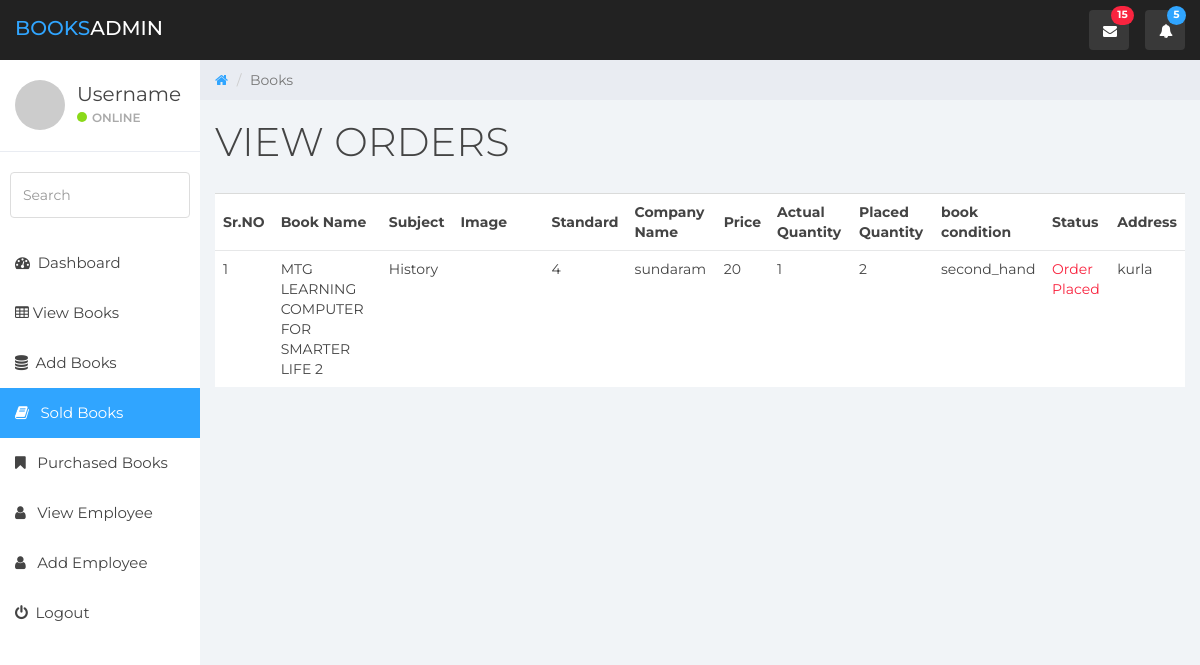
Before: /books.php?source=view_orders (signed in) with the older database file.
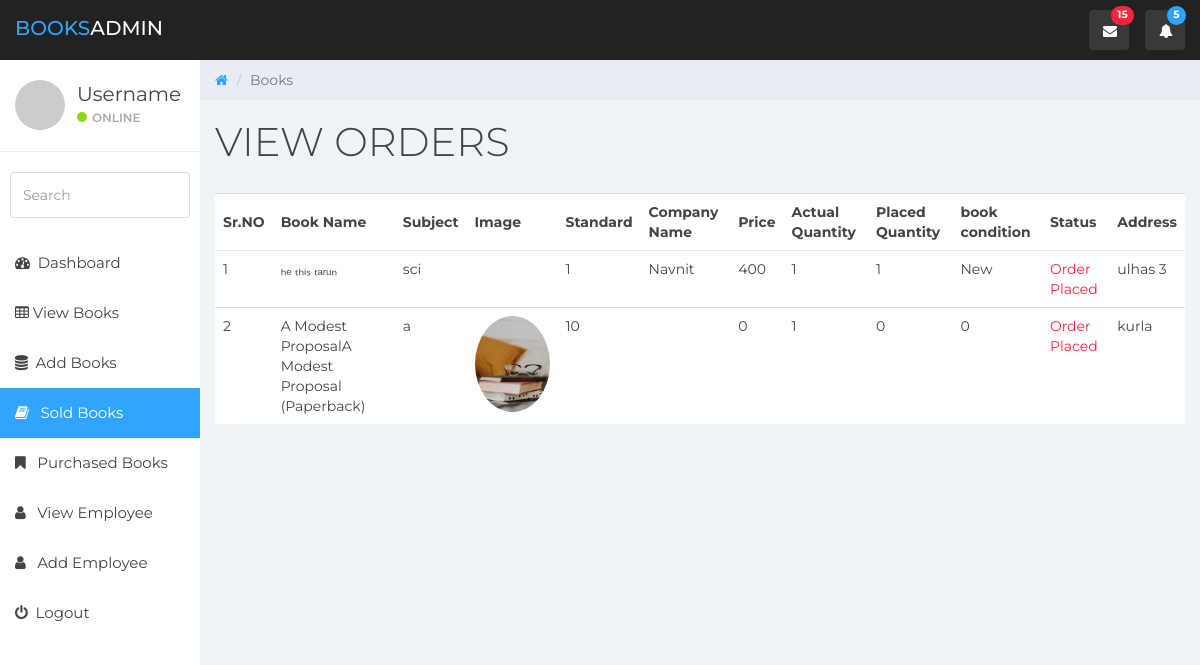
After: the same page with the newer database file.
### tables this page shows
CREATE TABLE `placed_orders` (
  `id` int(11) NOT NULL,
  `buyer_user` int(11) NOT NULL,
  `seller_user` int(11) NOT NULL,
  `placed_quantity` int(11) NOT NULL,
  `book_id` int(11) NOT NULL,
  `status` varchar(255) NOT NULL,
  `address` text NOT NULL
);

CREATE TABLE `books` (
  `id` int(11) NOT NULL,
  `book_name` varchar(255) NOT NULL,
  `description` text NOT NULL,
  `subject` varchar(255) NOT NULL,
  `standard` int(11) NOT NULL,
  `company_name` varchar(255) NOT NULL,
  `state` varchar(255) NOT NULL,
  `price` int(11) NOT NULL,
  `user_id` int(11) NOT NULL,
  `quantity` int(11) NOT NULL,
  `image` varchar(255) NOT NULL,
  `donation` tinyint(1) NOT NULL
);

### pages/view_all_orders.php (the view, shortened to what this page needs)
<div class="container-fluid border-top">
    <div class="row">
        <div class="table-responsive">
            <table class="table table-hover">
                <thead>
                <tr>
                    <th>Sr.NO</th>
                    <th>Book Name</th>
                    <th>Subject</th>
                    <th>Image</th>
                    <th>Standard</th>
                    <th>Company Name</th>
                    <th>Price</th>
                    <th>Actual Quantity</th>
                    <th>Placed Quantity</th>
                    <th>book condition</th>
                    <th>Status</th>
                    <th>Address</th>
                </tr>
                </thead>
                <tbody>
                <?php
                include_once ("includes/connection.php");
                $i = 0;
                $id= $_SESSION['id'];
                $query  = "SELECT books.*,placed_orders.* FROM books JOIN placed_orders ON placed_orders.seller_user=$id WHERE placed_orders.book_id=books.id";
                $rs = mysqli_query($conn,$query);
                while ($row = mysqli_fetch_assoc($rs)) {
                    $book_name = $row['book_name'];
                    $subject = $row['subject'];
                    $standard = $row['standard'];
                    $company_name = $row['company_name'];
                    $price = $row['price'];
                    $placed_quantity= $row['placed_quantity'];
                    $quantity = $row['quantity'];
                    $image = $row['image'];
                    $state= $row['state'];
                    $status = $row['status'];
                    $address = $row['address'];
                    $i++;
                    echo<<<ROW
<tr>
    <td>$i</td>
    <td>$book_name</td>
    <td>$subject</td>
    <td><a href=""><img src="images/books/$image" class="img-rounded img-circle img-responsive" style="width: 75px" alt=""></a></td>
    <td>$standard</td>
    <td>$company_name</td>
    <td>$price</td>
    <td>$placed_quantity</td>
    <td>$quantity</td>
    <td>$state</td>
    <td class = "color-red">$status</td>
    <td>$address</td>
</tr>
ROW;
                }
                ?>
                </tbody>
            </table>
        </div>
    </div>
</div>

Changed rows visible on the page:
now on this page (row edited): placed_orders: book.book_name "ₕₑ ₜₕᵢₛ ₜₐᵣᵤₙ", book.subject "sci", book.standard "1", book.company_name "Navnit", book.price "400", placed_quantity "1", book.quantity "1", book.state "New", status "Order Placed", address "ulhas 3"
changed placed_orders "kurla": book.book_name "MTG LEARNING COMPUTER FOR SMARTER LIFE 2" → "A Modest ProposalA Modest Proposal (Paperback)"; book.subject "History" → "a"; book.image: picture added; book.standard "4" → "10"; book.price "20" → "0"; book.quantity "2" → "0"; book.state "second_hand" → "0"; book.company_name "sundaram" → (not shown)
